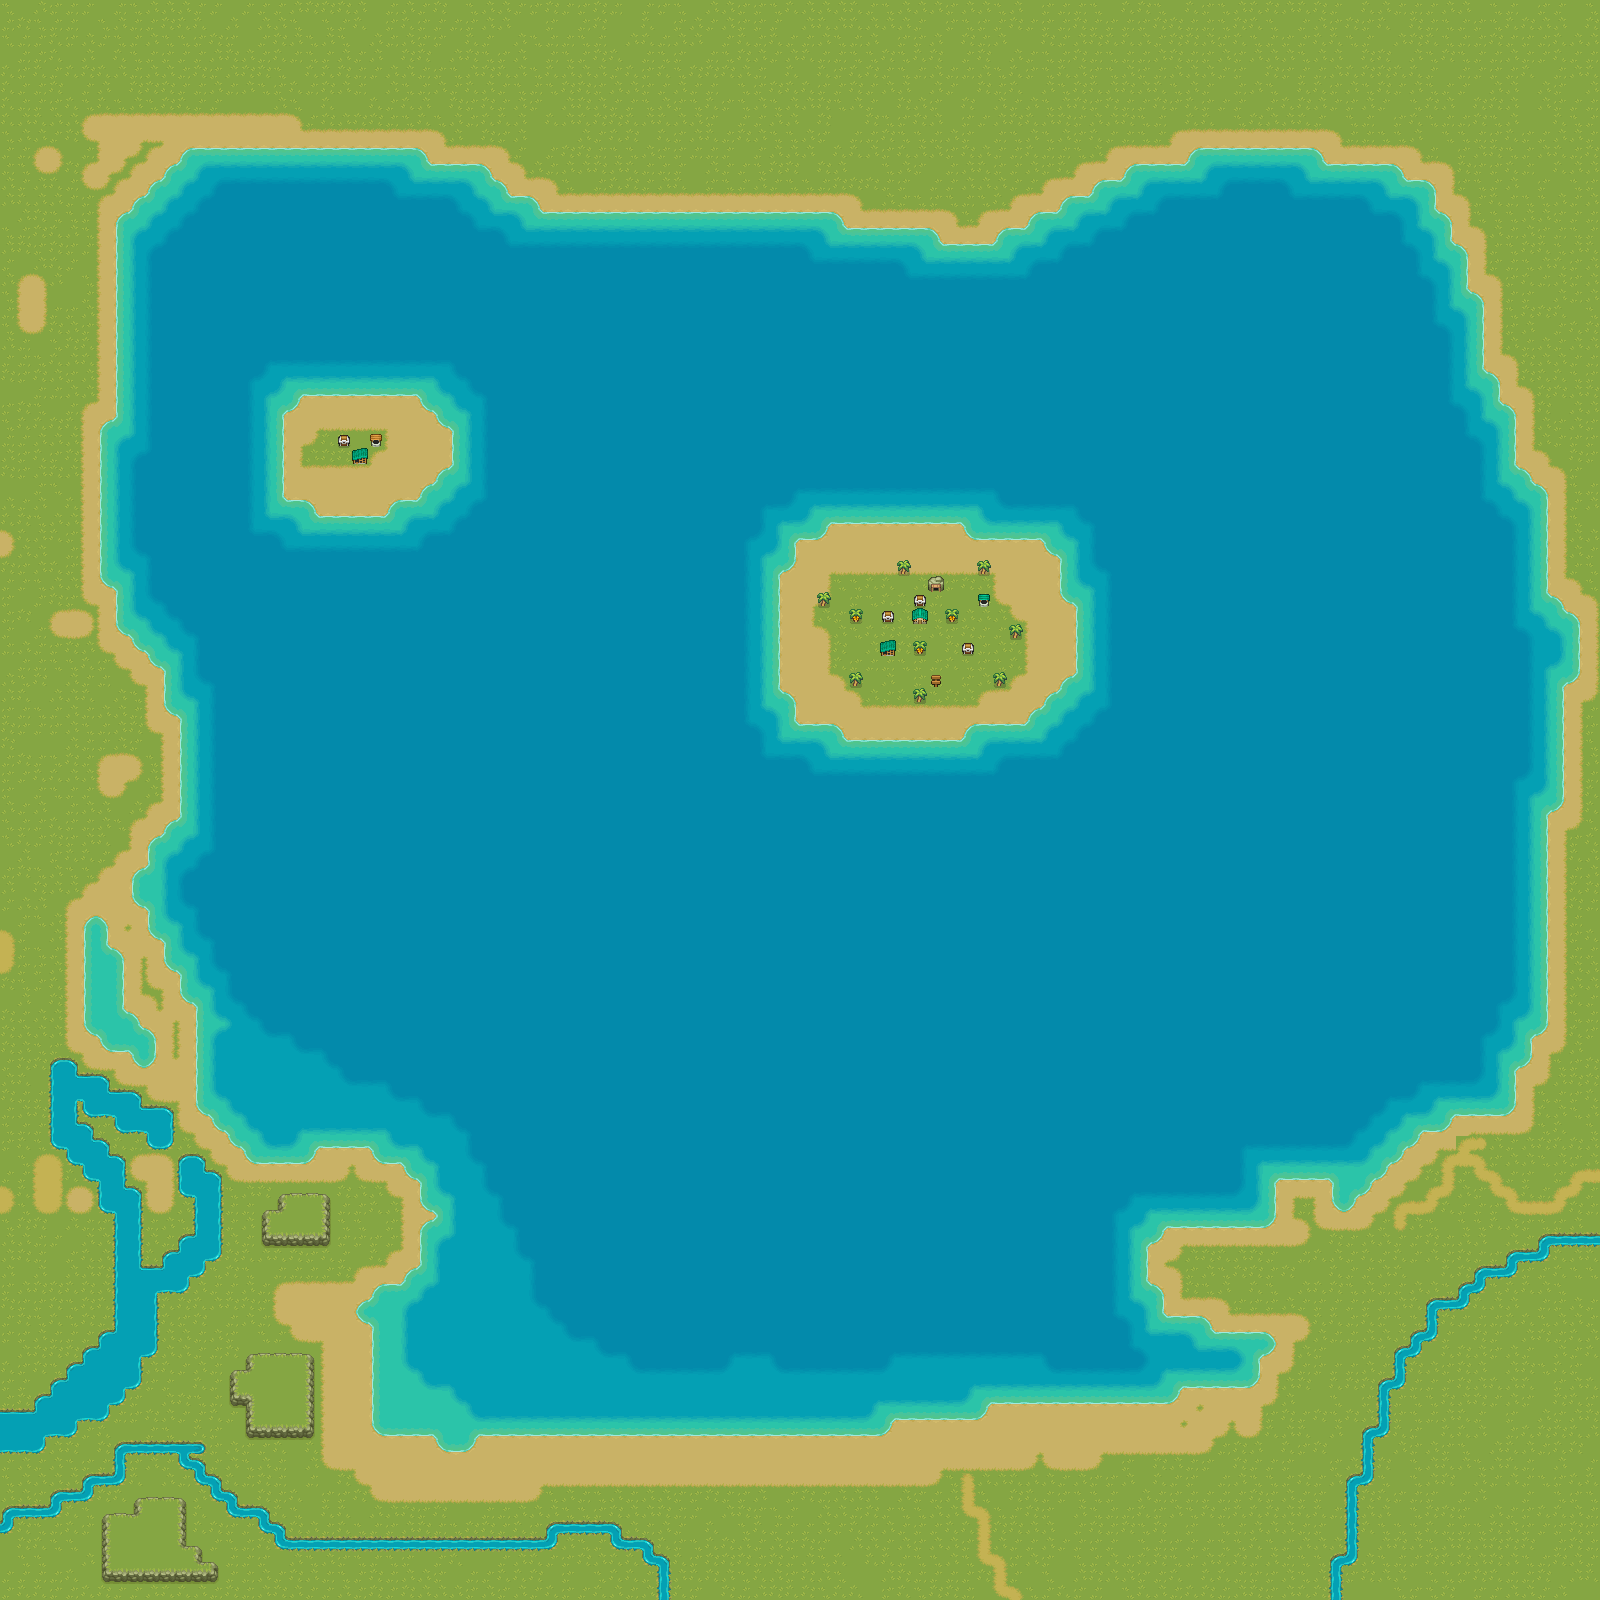

The image is a tile-based game level rendered from a .tmx file. Its description and source (layers, tilesets, objects; grid data summarised) follow:
An orthogonal 100x100 tile map with 16x16 px tiles, 2 tile layers (ground, flora), 2 tilesets and 3 objects (landing_zone, town, spawn_point).

<map version="1.10" tiledversion="1.11.2" orientation="orthogonal" renderorder="right-down" width="100" height="100" tilewidth="16" tileheight="16" infinite="0" nextlayerid="6" nextobjectid="9">
 <tileset firstgid="1" source="../tilesets/punyworld-overworld-tiles.tsx" />
 <tileset firstgid="1756" source="../tilesets/town.tsx" />
 <layer id="1" name="ground" width="100" height="100">
  <data>[10000 cells, 10000 non-empty, 112 distinct tile ids]</data>
 </layer>
 <layer id="3" name="flora" width="100" height="100">
  <data>[10000 cells, 21 non-empty, 9 distinct tile ids]</data>
 </layer>
 <objectgroup id="5" name="landing_zones">
  <object id="8" name="test_town" type="landing_zone" x="740.833" y="485.333" width="216.5" height="222" />
 </objectgroup>
 <objectgroup id="2" name="towns">
  <object id="6" name="test_town" type="town" gid="1756" x="796" y="645" width="108" height="108">
   <properties>
    <property name="army_strength" type="int" value="20" />
    <property name="loot_value" type="int" value="120" />
   </properties>
  </object>
 </objectgroup>
 <objectgroup id="4" name="player_spawn">
  <object id="7" name="player_spawn" type="spawn_point" x="635" y="411">
   <point />
  </object>
 </objectgroup>
</map>
